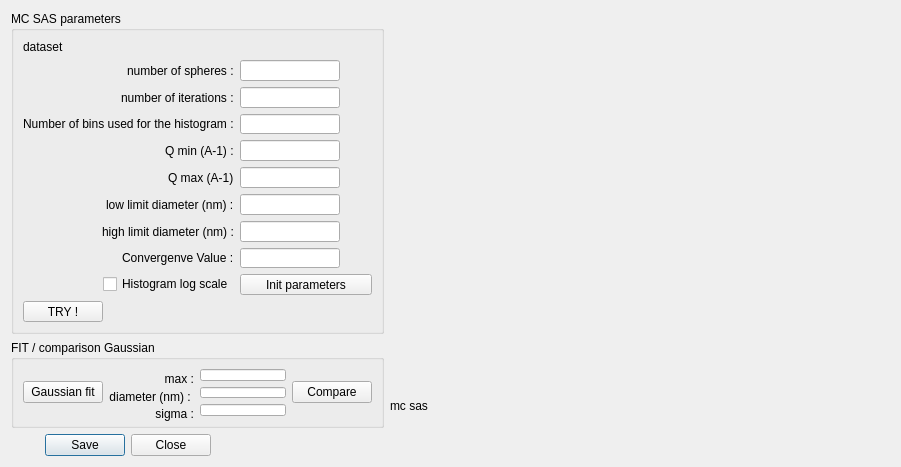
<?xml version="1.0" encoding="UTF-8"?>
<ui version="4.0">
 <class>Dialog</class>
 <widget class="QDialog" name="Dialog">
  <property name="geometry">
   <rect>
    <x>0</x>
    <y>0</y>
    <width>901</width>
    <height>467</height>
   </rect>
  </property>
  <property name="windowTitle">
   <string>Dialog</string>
  </property>
  <layout class="QHBoxLayout" name="horizontalLayout">
   <item>
    <layout class="QVBoxLayout" name="verticalLayout">
     <item>
      <widget class="QGroupBox" name="groupBox_4">
       <property name="minimumSize">
        <size>
         <width>0</width>
         <height>60</height>
        </size>
       </property>
       <property name="title">
        <string>MC SAS parameters</string>
       </property>
       <layout class="QFormLayout" name="formLayout_3">
        <property name="labelAlignment">
         <set>Qt::AlignRight|Qt::AlignTrailing|Qt::AlignVCenter</set>
        </property>
        <item row="1" column="0">
         <widget class="QLabel" name="label_2">
          <property name="minimumSize">
           <size>
            <width>0</width>
            <height>0</height>
           </size>
          </property>
          <property name="text">
           <string>number of spheres :</string>
          </property>
          <property name="alignment">
           <set>Qt::AlignLeading|Qt::AlignLeft|Qt::AlignVCenter</set>
          </property>
         </widget>
        </item>
        <item row="1" column="1">
         <widget class="QLineEdit" name="editNbSpheres">
          <property name="minimumSize">
           <size>
            <width>100</width>
            <height>0</height>
           </size>
          </property>
          <property name="maximumSize">
           <size>
            <width>100</width>
            <height>16777215</height>
           </size>
          </property>
         </widget>
        </item>
        <item row="2" column="0">
         <widget class="QLabel" name="label_3">
          <property name="minimumSize">
           <size>
            <width>0</width>
            <height>0</height>
           </size>
          </property>
          <property name="text">
           <string>number of iterations :</string>
          </property>
          <property name="alignment">
           <set>Qt::AlignLeading|Qt::AlignLeft|Qt::AlignVCenter</set>
          </property>
         </widget>
        </item>
        <item row="2" column="1">
         <widget class="QLineEdit" name="editNbIter">
          <property name="minimumSize">
           <size>
            <width>100</width>
            <height>0</height>
           </size>
          </property>
          <property name="maximumSize">
           <size>
            <width>100</width>
            <height>16777215</height>
           </size>
          </property>
         </widget>
        </item>
        <item row="3" column="0">
         <widget class="QLabel" name="label">
          <property name="minimumSize">
           <size>
            <width>0</width>
            <height>0</height>
           </size>
          </property>
          <property name="text">
           <string>Number of bins used for the histogram :</string>
          </property>
          <property name="alignment">
           <set>Qt::AlignLeading|Qt::AlignLeft|Qt::AlignVCenter</set>
          </property>
         </widget>
        </item>
        <item row="3" column="1">
         <widget class="QLineEdit" name="editHistBin">
          <property name="minimumSize">
           <size>
            <width>100</width>
            <height>0</height>
           </size>
          </property>
          <property name="maximumSize">
           <size>
            <width>100</width>
            <height>16777215</height>
           </size>
          </property>
         </widget>
        </item>
        <item row="4" column="0">
         <widget class="QLabel" name="label_6">
          <property name="minimumSize">
           <size>
            <width>0</width>
            <height>0</height>
           </size>
          </property>
          <property name="text">
           <string>Q min (A-1) :</string>
          </property>
          <property name="alignment">
           <set>Qt::AlignLeading|Qt::AlignLeft|Qt::AlignVCenter</set>
          </property>
         </widget>
        </item>
        <item row="4" column="1">
         <widget class="QLineEdit" name="editQmin">
          <property name="minimumSize">
           <size>
            <width>100</width>
            <height>0</height>
           </size>
          </property>
          <property name="maximumSize">
           <size>
            <width>100</width>
            <height>16777215</height>
           </size>
          </property>
         </widget>
        </item>
        <item row="5" column="0">
         <widget class="QLabel" name="label_7">
          <property name="minimumSize">
           <size>
            <width>0</width>
            <height>0</height>
           </size>
          </property>
          <property name="text">
           <string>Q max (A-1)</string>
          </property>
          <property name="alignment">
           <set>Qt::AlignLeading|Qt::AlignLeft|Qt::AlignVCenter</set>
          </property>
         </widget>
        </item>
        <item row="5" column="1">
         <widget class="QLineEdit" name="editQmax">
          <property name="minimumSize">
           <size>
            <width>100</width>
            <height>0</height>
           </size>
          </property>
          <property name="maximumSize">
           <size>
            <width>100</width>
            <height>16777215</height>
           </size>
          </property>
         </widget>
        </item>
        <item row="6" column="0">
         <widget class="QLabel" name="label_4">
          <property name="minimumSize">
           <size>
            <width>0</width>
            <height>0</height>
           </size>
          </property>
          <property name="text">
           <string>low limit diameter (nm) :</string>
          </property>
          <property name="alignment">
           <set>Qt::AlignLeading|Qt::AlignLeft|Qt::AlignVCenter</set>
          </property>
         </widget>
        </item>
        <item row="6" column="1">
         <widget class="QLineEdit" name="editLowLim">
          <property name="minimumSize">
           <size>
            <width>100</width>
            <height>0</height>
           </size>
          </property>
          <property name="maximumSize">
           <size>
            <width>100</width>
            <height>16777215</height>
           </size>
          </property>
         </widget>
        </item>
        <item row="7" column="0">
         <widget class="QLabel" name="label_5">
          <property name="minimumSize">
           <size>
            <width>0</width>
            <height>0</height>
           </size>
          </property>
          <property name="text">
           <string>high limit diameter (nm) :</string>
          </property>
          <property name="alignment">
           <set>Qt::AlignLeading|Qt::AlignLeft|Qt::AlignVCenter</set>
          </property>
         </widget>
        </item>
        <item row="7" column="1">
         <widget class="QLineEdit" name="editHighLim">
          <property name="minimumSize">
           <size>
            <width>100</width>
            <height>0</height>
           </size>
          </property>
          <property name="maximumSize">
           <size>
            <width>100</width>
            <height>16777215</height>
           </size>
          </property>
         </widget>
        </item>
        <item row="8" column="0">
         <widget class="QLabel" name="label_8">
          <property name="minimumSize">
           <size>
            <width>0</width>
            <height>0</height>
           </size>
          </property>
          <property name="text">
           <string>Convergenve Value :</string>
          </property>
          <property name="alignment">
           <set>Qt::AlignLeading|Qt::AlignLeft|Qt::AlignVCenter</set>
          </property>
         </widget>
        </item>
        <item row="8" column="1">
         <widget class="QLineEdit" name="editConvValue">
          <property name="minimumSize">
           <size>
            <width>100</width>
            <height>0</height>
           </size>
          </property>
          <property name="maximumSize">
           <size>
            <width>100</width>
            <height>16777215</height>
           </size>
          </property>
         </widget>
        </item>
        <item row="9" column="1">
         <widget class="QPushButton" name="btnInit">
          <property name="text">
           <string>Init parameters</string>
          </property>
         </widget>
        </item>
        <item row="0" column="0">
         <widget class="QLabel" name="labelDataset">
          <property name="maximumSize">
           <size>
            <width>16777215</width>
            <height>20</height>
           </size>
          </property>
          <property name="text">
           <string>dataset</string>
          </property>
         </widget>
        </item>
        <item row="9" column="0">
         <widget class="QCheckBox" name="checkBox">
          <property name="text">
           <string>Histogram log scale</string>
          </property>
         </widget>
        </item>
        <item row="10" column="0">
         <widget class="QPushButton" name="btnTry">
          <property name="text">
           <string>TRY !</string>
          </property>
         </widget>
        </item>
       </layout>
      </widget>
     </item>
     <item>
      <widget class="QGroupBox" name="groupBox_2">
       <property name="minimumSize">
        <size>
         <width>0</width>
         <height>50</height>
        </size>
       </property>
       <property name="maximumSize">
        <size>
         <width>16777215</width>
         <height>100</height>
        </size>
       </property>
       <property name="title">
        <string>FIT / comparison Gaussian</string>
       </property>
       <layout class="QHBoxLayout" name="horizontalLayout_2">
        <item>
         <widget class="QPushButton" name="btnFit">
          <property name="text">
           <string>Gaussian fit</string>
          </property>
         </widget>
        </item>
        <item>
         <layout class="QFormLayout" name="formLayout">
          <property name="labelAlignment">
           <set>Qt::AlignRight|Qt::AlignTrailing|Qt::AlignVCenter</set>
          </property>
          <item row="0" column="0">
           <widget class="QLabel" name="label_9">
            <property name="minimumSize">
             <size>
              <width>50</width>
              <height>20</height>
             </size>
            </property>
            <property name="text">
             <string>max :</string>
            </property>
            <property name="alignment">
             <set>Qt::AlignRight|Qt::AlignTrailing|Qt::AlignVCenter</set>
            </property>
           </widget>
          </item>
          <item row="0" column="1">
           <widget class="QLineEdit" name="editCompMax"/>
          </item>
          <item row="1" column="0">
           <widget class="QLabel" name="label_10">
            <property name="minimumSize">
             <size>
              <width>50</width>
              <height>20</height>
             </size>
            </property>
            <property name="text">
             <string>diameter (nm) : </string>
            </property>
            <property name="alignment">
             <set>Qt::AlignRight|Qt::AlignTrailing|Qt::AlignVCenter</set>
            </property>
           </widget>
          </item>
          <item row="1" column="1">
           <widget class="QLineEdit" name="editCompR"/>
          </item>
          <item row="2" column="0">
           <widget class="QLabel" name="label_11">
            <property name="minimumSize">
             <size>
              <width>50</width>
              <height>20</height>
             </size>
            </property>
            <property name="text">
             <string>sigma :</string>
            </property>
            <property name="alignment">
             <set>Qt::AlignRight|Qt::AlignTrailing|Qt::AlignVCenter</set>
            </property>
           </widget>
          </item>
          <item row="2" column="1">
           <widget class="QLineEdit" name="editCompS"/>
          </item>
         </layout>
        </item>
        <item>
         <widget class="QPushButton" name="btnCompare">
          <property name="text">
           <string>Compare</string>
          </property>
         </widget>
        </item>
       </layout>
      </widget>
     </item>
     <item>
      <widget class="QDialogButtonBox" name="buttonBox">
       <property name="maximumSize">
        <size>
         <width>200</width>
         <height>16777215</height>
        </size>
       </property>
       <property name="orientation">
        <enum>Qt::Horizontal</enum>
       </property>
       <property name="standardButtons">
        <set>QDialogButtonBox::Close|QDialogButtonBox::Save</set>
       </property>
      </widget>
     </item>
    </layout>
   </item>
   <item>
    <layout class="QVBoxLayout" name="verticalLayout_2">
     <item>
      <widget class="MatplotlibWidget" name="matplotlibwidget" native="true">
       <property name="sizePolicy">
        <sizepolicy hsizetype="Expanding" vsizetype="Expanding">
         <horstretch>0</horstretch>
         <verstretch>0</verstretch>
        </sizepolicy>
       </property>
       <property name="minimumSize">
        <size>
         <width>500</width>
         <height>0</height>
        </size>
       </property>
      </widget>
     </item>
     <item>
      <widget class="QLabel" name="labelCredits">
       <property name="minimumSize">
        <size>
         <width>0</width>
         <height>100</height>
        </size>
       </property>
       <property name="text">
        <string>mc sas</string>
       </property>
      </widget>
     </item>
    </layout>
   </item>
  </layout>
 </widget>
 <customwidgets>
  <customwidget>
   <class>MatplotlibWidget</class>
   <extends>QWidget</extends>
   <header>matplotlibwidget</header>
  </customwidget>
 </customwidgets>
 <resources/>
 <connections/>
</ui>
